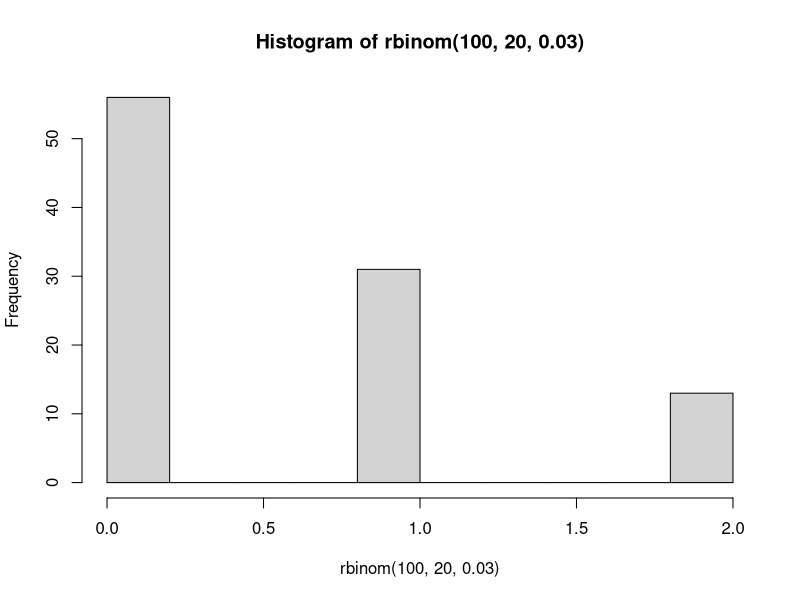
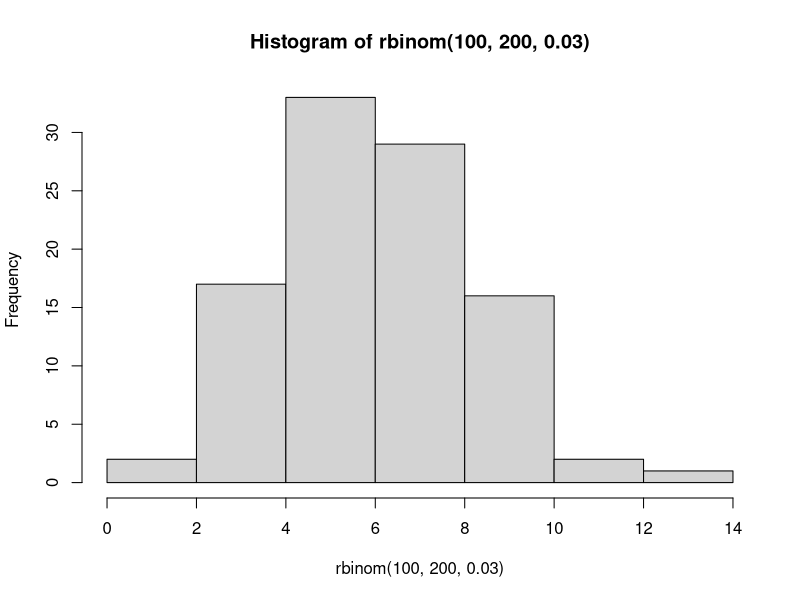

These figures' R source, in order:
#1 generate a random number of mutants out a sample of 20 people, mutation rate = 3%
rbinom(1,20,0.03)

#2 generate 100 random numbers of mutants from samples of 20 people, make a histogram.
# calculate actual probability of getting 3 mutants out of 20 and compare
hist(rbinom(100,20,0.03))
dbinom(3, 20, 0.03)

#3 generate 100 random numbers of mutants from samples of 200 people, make a histogram.
# calculate actual probability of getting 30 mutants out of 200 and compare
hist(rbinom(100,200,0.03))
dbinom(30, 200, 0.03)

